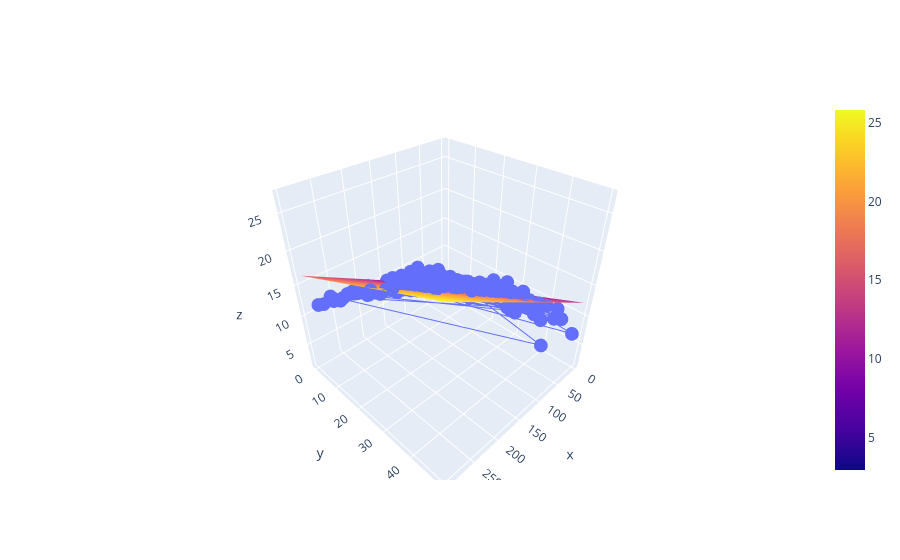

Notebook code for this chart:
### Code cell
fig = go.Figure()
fig.add_trace(go.Scatter3d(x = df["TV"], y=df["radio"],z=df["sales"]))
fig.add_trace(go.Surface(x=x,y=y,z=z))
fig.show()

### Figure 1 — Plotly figure (JSON) as saved in the notebook; plotly's stock layout.template omitted (floating-point values rounded to 4 significant figures; data arrays with more than 128 entries replaced by an {"elided": "..."} marker saying what was removed)
{"data": [{"type": "scatter3d", "x": {"elided": "200 float values"}, "y": {"elided": "200 float values"}, "z": {"elided": "200 float values"}}, {"type": "surface", "x": {"elided": "20x20 float values"}, "y": {"elided": "20x20 float values"}, "z": {"elided": "20x20 float values"}}], "layout": {}}
